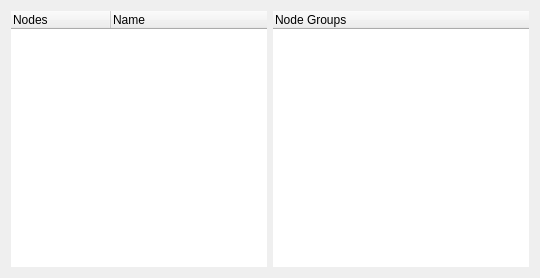
<?xml version="1.0" encoding="UTF-8"?>
<ui version="4.0">
 <class>NodeGroupMenuPopupClass</class>
 <widget class="QWidget" name="NodeGroupMenuPopupClass">
  <property name="geometry">
   <rect>
    <x>0</x>
    <y>0</y>
    <width>536</width>
    <height>274</height>
   </rect>
  </property>
  <property name="sizePolicy">
   <sizepolicy hsizetype="Fixed" vsizetype="Fixed">
    <horstretch>0</horstretch>
    <verstretch>0</verstretch>
   </sizepolicy>
  </property>
  <property name="minimumSize">
   <size>
    <width>0</width>
    <height>0</height>
   </size>
  </property>
  <property name="windowTitle">
   <string>Node Groups</string>
  </property>
  <layout class="QHBoxLayout" name="horizontalLayout">
   <property name="sizeConstraint">
    <enum>QLayout::SizeConstraint::SetMinimumSize</enum>
   </property>
   <item>
    <widget class="CustomQTreeWidget" name="NodeTree">
     <property name="sizePolicy">
      <sizepolicy hsizetype="Minimum" vsizetype="Preferred">
       <horstretch>0</horstretch>
       <verstretch>0</verstretch>
      </sizepolicy>
     </property>
     <property name="minimumSize">
      <size>
       <width>256</width>
       <height>256</height>
      </size>
     </property>
     <property name="maximumSize">
      <size>
       <width>16777215</width>
       <height>16777215</height>
      </size>
     </property>
     <property name="baseSize">
      <size>
       <width>0</width>
       <height>0</height>
      </size>
     </property>
     <property name="contextMenuPolicy">
      <enum>Qt::ContextMenuPolicy::CustomContextMenu</enum>
     </property>
     <property name="styleSheet">
      <string notr="true">QTreeView {
	border: none;
}
QTreeView::item{
	padding-top: 2px;
	padding-bottom: 2px;
}
</string>
     </property>
     <property name="editTriggers">
      <set>QAbstractItemView::EditTrigger::NoEditTriggers</set>
     </property>
     <property name="selectionMode">
      <enum>QAbstractItemView::SelectionMode::NoSelection</enum>
     </property>
     <property name="supportedDragActions">
      <set>Qt::DropAction::IgnoreAction</set>
     </property>
     <attribute name="headerMinimumSectionSize">
      <number>5</number>
     </attribute>
     <column>
      <property name="text">
       <string>Nodes</string>
      </property>
     </column>
     <column>
      <property name="text">
       <string>Name</string>
      </property>
     </column>
    </widget>
   </item>
   <item>
    <widget class="CustomQTreeWidget" name="NodeGroupTree">
     <property name="sizePolicy">
      <sizepolicy hsizetype="Minimum" vsizetype="Preferred">
       <horstretch>0</horstretch>
       <verstretch>0</verstretch>
      </sizepolicy>
     </property>
     <property name="minimumSize">
      <size>
       <width>256</width>
       <height>256</height>
      </size>
     </property>
     <property name="maximumSize">
      <size>
       <width>120</width>
       <height>16777215</height>
      </size>
     </property>
     <property name="contextMenuPolicy">
      <enum>Qt::ContextMenuPolicy::CustomContextMenu</enum>
     </property>
     <property name="styleSheet">
      <string notr="true">QTreeView {
	border: none;
}
QTreeView::item{
	padding-top: 2px;
	padding-bottom: 2px;
}
</string>
     </property>
     <property name="editTriggers">
      <set>QAbstractItemView::EditTrigger::NoEditTriggers</set>
     </property>
     <property name="showDropIndicator" stdset="0">
      <bool>false</bool>
     </property>
     <property name="defaultDropAction">
      <enum>Qt::DropAction::IgnoreAction</enum>
     </property>
     <property name="alternatingRowColors">
      <bool>false</bool>
     </property>
     <property name="supportedDragActions">
      <set>Qt::DropAction::IgnoreAction</set>
     </property>
     <column>
      <property name="text">
       <string>Node Groups</string>
      </property>
     </column>
     <column>
      <property name="text">
       <string/>
      </property>
     </column>
    </widget>
   </item>
  </layout>
 </widget>
 <layoutdefault spacing="6" margin="11"/>
 <customwidgets>
  <customwidget>
   <class>CustomQTreeWidget</class>
   <extends>QTreeWidget</extends>
   <header>Widgets/CustomQTreeWidget.h</header>
  </customwidget>
 </customwidgets>
 <resources/>
 <connections/>
</ui>
